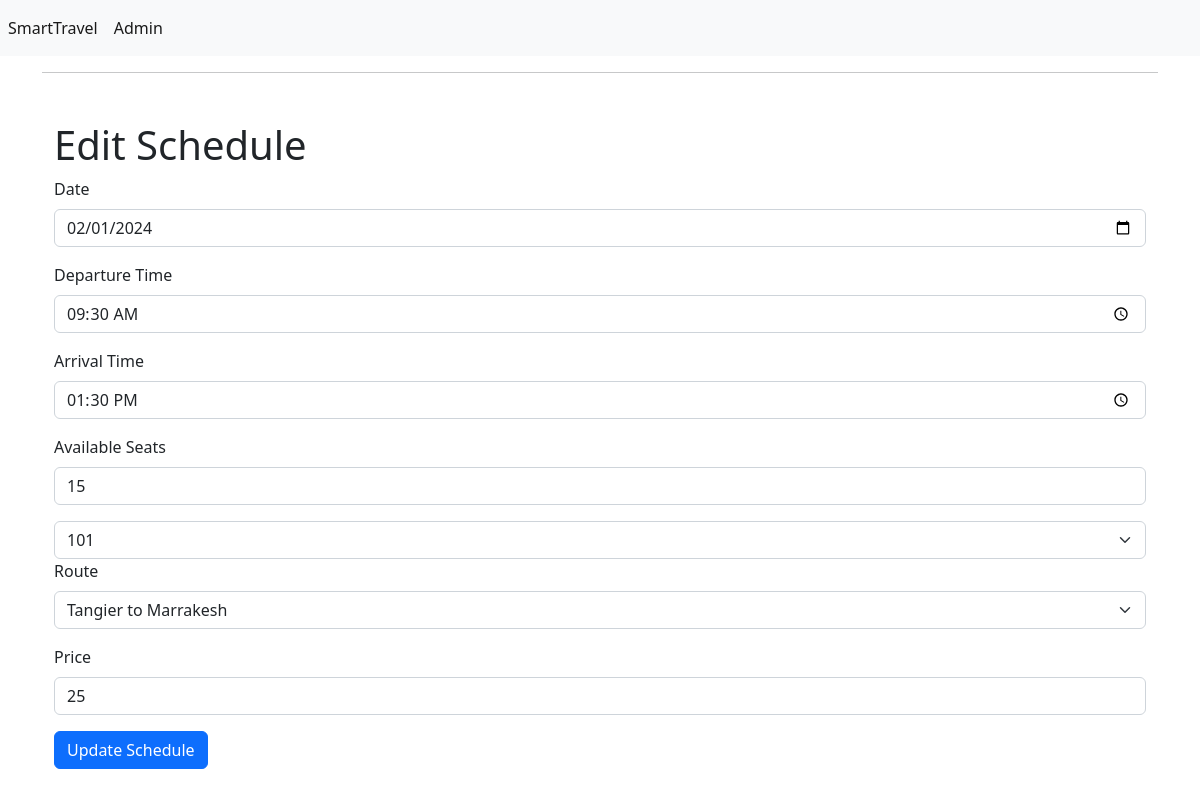
The page /index.php?action=scheduleedit&id=1 on the database its author committed.
### tables this page shows
CREATE TABLE Schedule (
    scheduleID INT PRIMARY KEY AUTO_INCREMENT,
    date DATE,
    departureTime TIME,
    arrivalTime TIME,
    availableSeats INT,
    busID INT,
    routeID INT,
    price float,
    FOREIGN KEY (busID) REFERENCES Bus(busID),
    FOREIGN KEY (routeID) REFERENCES Route(routeID)
);

CREATE TABLE Route (
    routeID INT PRIMARY KEY AUTO_INCREMENT,
    startCityID INT,
    endCityID INT,
    distance VARCHAR(255),
    duration TIME,
    FOREIGN KEY (startCityID) REFERENCES City(cityID),
    FOREIGN KEY (endCityID) REFERENCES City(cityID),
    CHECK (startCityID != endCityID)
);

CREATE TABLE City (
    cityID INT PRIMARY KEY AUTO_INCREMENT,
    cityName VARCHAR(255)
);

### app/controllers/ScheduleController.php (called while the page is built, shortened)
<?php
class ScheduleController
{
    private $scheduleDAO;
    private $busDAO;
    private $routeDAO;
    public function __construct()
    {
        $this->scheduleDAO = new ScheduleDAO();
        $this->busDAO = new BusDAO();
        $this->routeDAO = new RouteDAO();
    }
    public function edit($scheduleID)
    {
        $schedules = $this->scheduleDAO->getAllSchedules();
        $buses = $this->busDAO->getAllBuses();
        $routes = $this->routeDAO->getAllRoutes();
        $schedule = $this->scheduleDAO->getScheduleById($scheduleID);
        include_once 'app/views/schedule/edit.php';
    }
}

### app/models/Database.php (called while the page is built)
<?php
class Database
{
    private $host = "localhost";
    private $dbname = "SmartTravel";
    private $username = "root";
    private $password = "";
    public function getConnection()
    {
        try {
            $conn = new PDO("mysql:host={$this->host};dbname={$this->dbname}", $this->username, $this->password);
            $conn->setAttribute(PDO::ATTR_ERRMODE, PDO::ERRMODE_EXCEPTION);
            return $conn;
        } catch (PDOException $e) {
            echo "Connection failed: " . $e->getMessage();
            return null;
        }
    }
}

### app/models/DatabaseDAO.php (called while the page is built, shortened)
<?php
include_once 'Database.php';
class DatabaseDAO
{
    protected $conn;
    public function __construct()
    {
        $dbConnection = new Database();
        $this->conn = $dbConnection->getConnection();
    }
    public function executeQuery($query, $params = [])
    {
        $stmt = $this->conn->prepare($query);
        $stmt->execute($params);
        return $stmt;
    }
    public function fetchAll($query, $params = [])
    {
        $stmt = $this->executeQuery($query, $params);
        return $stmt ? $stmt->fetchAll(PDO::FETCH_ASSOC) : [];
    }
    public function fetch($query, $params = [])
    {
        $stmt = $this->executeQuery($query, $params);
        return $stmt ? $stmt->fetch(PDO::FETCH_ASSOC) : null;
    }
}

### app/models/ScheduleDAO.php (called while the page is built, shortened)
<?php
include_once 'DatabaseDAO.php';
include_once 'RouteDAO.php';
include_once 'BusDAO.php';
include_once 'Schedule.php';
class ScheduleDAO extends DatabaseDAO
{
    public function getAllSchedules()
    {
        $query = "SELECT * FROM Schedule";
        $result = $this->fetchAll($query);
        $schedules = array();
        foreach ($result as $row) {
            $BusDao = new BusDao();
            $RouteDao = new RouteDao();
            $bus = $BusDao->getBusById($row['busID']);
            $route = $RouteDao->getRouteById($row['routeID']);
            $schedules[] = new Schedule($row['scheduleID'], $row['date'], $row['departureTime'], $row['arrivalTime'], $row['availableSeats'], $bus, $route, $bus->getCompany()->getCompanyID(), $row['price']);
        }
        return $schedules;
    }
    public function getScheduleById($scheduleID)
    {
        $query = "SELECT * FROM Schedule WHERE scheduleID = :scheduleID";
        $params = [':scheduleID' => $scheduleID];
        $result = $this->fetch($query, $params);
        $BusDao = new BusDao();
        $RouteDao = new RouteDao();
        $bus = $BusDao->getBusById($result['busID']);
        $route = $RouteDao->getRouteById($result['routeID']);
        return new Schedule(
            $result['scheduleID'],
            $result['date'],
            $result['departureTime'],
            $result['arrivalTime'],
            $result['availableSeats'],
            $bus,
            $route,
            isset($result['companyImage']) ? $result['companyImage'] : null,
            $result['price']
        );
    }
}

### app/models/BusDAO.php (called while the page is built, shortened)
<?php
include_once 'DatabaseDAO.php';
include_once 'Bus.php';
include_once 'CompanyDAO.php';
class BusDAO extends DatabaseDAO
{
    public function getAllBuses()
    {
        $query = "SELECT * FROM Bus";
        $buses = array();
        $result = $this->fetchAll($query);
        foreach ($result as $row) {
            $CompanyDao = new CompanyDao();
            $company = $CompanyDao->getCompanyById($row['companyID']);
            $buses[] = new Bus($row['busID'], $row['busNumber'], $row['licensePlate'], $company, $row['capacity']);
        }
        return $buses;
    }
    public function getBusById($busID)
    {
        $query = "SELECT * FROM Bus WHERE busID = :busID";
        $params = [':busID' => $busID];
        $result = $this->fetch($query, $params);
        $companyDAO = new CompanyDAO();
        $company = $companyDAO->getCompanyById($result['companyID']);
        return new Bus($result['busID'], $result['busNumber'], $result['licensePlate'], $company, $result['capacity']);
    }
}

### app/models/CompanyDAO.php (called while the page is built, shortened)
<?php
include_once 'DatabaseDAO.php';
class CompanyDAO extends DatabaseDAO
{
    public function getCompanyById($companyID)
    {
        $query = "SELECT * FROM Company WHERE companyID = :companyID";
        $params = [':companyID' => $companyID];
        $companyData = $this->fetch($query, $params);
        if ($companyData) {
            return new Company($companyData['companyID'], $companyData['companyName'], $companyData['companyImage']);
        }
        return null;
    }
}

### app/models/RouteDAO.php (called while the page is built, shortened)
<?php
include_once 'DatabaseDAO.php';
include_once 'CityDAO.php';
include_once 'Route.php';
class RouteDAO extends DatabaseDAO
{
    public function getAllRoutes()
    {
        $query = "SELECT * FROM Route";
        $result = $this->fetchAll($query);
        $routes = array();
        foreach ($result as $row) {
            $CityDao = new CityDao();
            $startcity = $CityDao->getCityById($row['startCityID']);
            $endcity = $CityDao->getCityById($row['endCityID']);
            $routes[] = new Route($row['routeID'], $startcity, $endcity, $row['distance'], $row['duration']);
        }
        return $routes;
    }
    public function getRouteById($routeID)
    {
        $query = "SELECT * FROM Route WHERE routeID = :routeID";
        $params = [':routeID' => $routeID];
        $result = $this->fetch($query, $params);
        $CityDao = new CityDao();
        $startcity = $CityDao->getCityById($result['startCityID']);
        $endcity = $CityDao->getCityById($result['endCityID']);
        return new Route($result['routeID'], $startcity, $endcity, $result['distance'], $result['duration']);
    }
}

### app/models/CityDAO.php (called while the page is built, shortened)
<?php
include_once 'DatabaseDAO.php';
include_once 'City.php';
class CityDAO extends DatabaseDAO
{
    public function getCityById($cityID)
    {
        $query = "SELECT * FROM City WHERE cityID = :cityID";
        $params = [':cityID' => $cityID];
        $cityData = $this->fetch($query, $params);
        if ($cityData) {
            return new City($cityData['cityID'], $cityData['cityName']);
        }
        return null;
    }
}

### app/models/Schedule.php (called while the page is built, shortened)
<?php
class Schedule
{
    private $scheduleID;
    private $date;
    private $departureTime;
    private $arrivalTime;
    private $availableSeats;
    private $price;
    public function __construct($scheduleID, $date, $departureTime, $arrivalTime, $availableSeats, $bus, $route, $companyID, $price)
    {
        $this->scheduleID = $scheduleID;
        $this->date = $date;
        $this->departureTime = $departureTime;
        $this->arrivalTime = $arrivalTime;
        $this->availableSeats = $availableSeats;
        $this->price = $price;
    }
    public function getScheduleID()
    {
        return $this->scheduleID;
    }
    public function getDate()
    {
        return $this->date;
    }
    public function getDepartureTime()
    {
        return $this->departureTime;
    }
    public function getArrivalTime()
    {
        return $this->arrivalTime;
    }
    public function getAvailableSeats()
    {
        return $this->availableSeats;
    }
    public function getPrice()
    {
        return $this->price;
    }
}
?>

### app/models/Bus.php (called while the page is built, shortened)
<?php
class Bus
{
    private $busID;
    private $busNumber;
    public function __construct($busID, $busNumber, $licensePlate, $company, $capacity)
    {
        $this->busID = $busID;
        $this->busNumber = $busNumber;
    }
    public function getBusID()
    {
        return $this->busID;
    }
    public function getBusNumber()
    {
        return $this->busNumber;
    }
}

### app/models/Route.php (called while the page is built, shortened)
<?php
class Route
{
    private $routeID;
    private $startCity;
    public function __construct($routeID, $startCity, $endCity, $distance, $duration)
    {
        $this->routeID = $routeID;
        $this->startCity = $startCity;
    }
    public function getRouteID()
    {
        return $this->routeID;
    }
    public function getStartCityName()
    {
        return $this->startCity ? $this->startCity->getCityName() : 'Unknown';
    }
}

### app/models/City.php (called while the page is built, shortened)
<?php
class City
{
    private $cityName;
    public function __construct($cityID, $cityName)
    {
        $this->cityName = $cityName;
    }
    public function getCityName()
    {
        return $this->cityName;
    }
}

### app/views/schedule/edit.php (the view, shortened to what this page needs)
<?php
$title = "Edit Schedule";
?>
<div class="container mt-5">
    <h1>
        <?= $title ?>
    </h1>
    <form method="post" action="index.php?action=scheduleupdate&id=<?= $schedule->getScheduleID() ?>">
        <div class="mb-3">
            <label for="date" class="form-label">Date</label>
            <input type="date" class="form-control" id="date" name="date"
                value="<?= htmlspecialchars($schedule->getDate()) ?>" required>
        </div>
        <div class="mb-3">
            <label for="departureTime" class="form-label">Departure Time</label>
            <input type="time" class="form-control" id="departureTime" name="departureTime"
                value="<?= htmlspecialchars($schedule->getDepartureTime()) ?>" required>
        </div>
        <div class="mb-3">
            <label for="arrivalTime" class="form-label">Arrival Time</label>
            <input type="time" class="form-control" id="arrivalTime" name="arrivalTime"
                value="<?= htmlspecialchars($schedule->getArrivalTime()) ?>" required>
        </div>
        <div class="mb-3">
            <label for="availableSeats" class="form-label">Available Seats</label>
            <input type="number" class="form-control" id="availableSeats" name="availableSeats"
                value="<?= htmlspecialchars($schedule->getAvailableSeats()) ?>" required>
        </div>
        <select class="form-select" id="bus" name="bus" required>
            <?php foreach ($buses as $bus): ?>
                <option value="<?= $bus->getBusID() ?>">
                    <?= htmlspecialchars($bus->getBusNumber()) ?>
                </option>
            <?php endforeach; ?>
        </select>
        <div class="mb-3">
            <label for="route" class="form-label">Route</label>
            <select class="form-select" id="route" name="route" required>
                <?php foreach ($routes as $route): ?>
                    <option value="<?= $route->getRouteID() ?>"
                        <?= ($route->getRouteID() == $schedule->getRoute()->getRouteID()) ? 'selected' : '' ?>>
                        <?= htmlspecialchars($route->getStartCityName()) ?> to
                    </option>
                <?php endforeach; ?>
            </select>
        </div>
        <div class="mb-3">
            <label for="price" class="form-label">Price</label>
            <input type="number" class="form-control" id="price" name="price"
                value="<?= htmlspecialchars($schedule->getPrice()) ?>" required>
        </div>
        <button type="submit" class="btn btn-primary">Update Schedule</button>
    </form>
</div>
<?php include_once 'app/views/include/layout.php'; ?>

### rows shown on the page
schedule: date "02/01/2024", departureTime "09:30:00", arrivalTime "13:30:00", availableSeats "15", price "25"
route: route "Tangier to Marrakesh"

### other values the page prints
$title "Edit Schedule"
form field bus "101"
